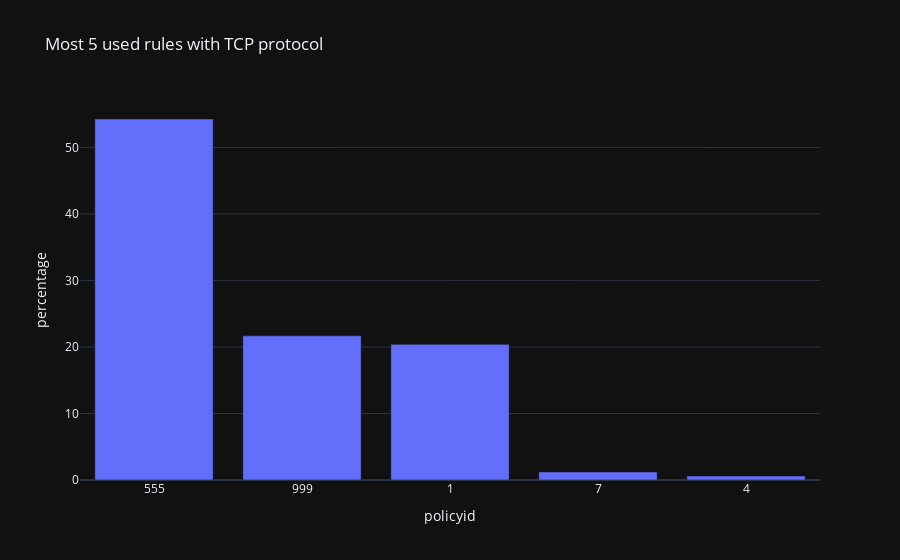

The notebook cell this image was saved under:
### Markdown cell above
## TOP 5 rules TCP

### Code cell
''' plot bar with plotly express 5 most used rules with TCP protocol '''
import plotly.express as px
fig = px.bar(TCPrules5, x='policyid', y='percentage', title='Most 5 used rules with TCP protocol')

fig.update_layout(template='plotly_dark')

fig.show()

### Figure 1 — Plotly figure (JSON) as saved in the notebook; plotly's stock layout.template omitted (floating-point values rounded to 4 significant figures)
{"data": [{"alignmentgroup": "True", "hovertemplate": "policyid=%{x}<br>percentage=%{y}<extra></extra>", "legendgroup": "", "marker": {"color": "#636efa", "pattern": {"shape": ""}}, "name": "", "offsetgroup": "", "orientation": "v", "showlegend": false, "textposition": "auto", "type": "bar", "x": ["555", "999", "1", "7", "4"], "xaxis": "x", "y": [54.27, 21.67, 20.39, 1.215, 0.6122], "yaxis": "y"}], "layout": {"barmode": "relative", "legend": {"tracegroupgap": 0}, "title": {"text": "Most 5 used rules with TCP protocol"}, "xaxis": {"anchor": "y", "domain": [0, 1], "title": {"text": "policyid"}}, "yaxis": {"anchor": "x", "domain": [0, 1], "title": {"text": "percentage"}}}}
